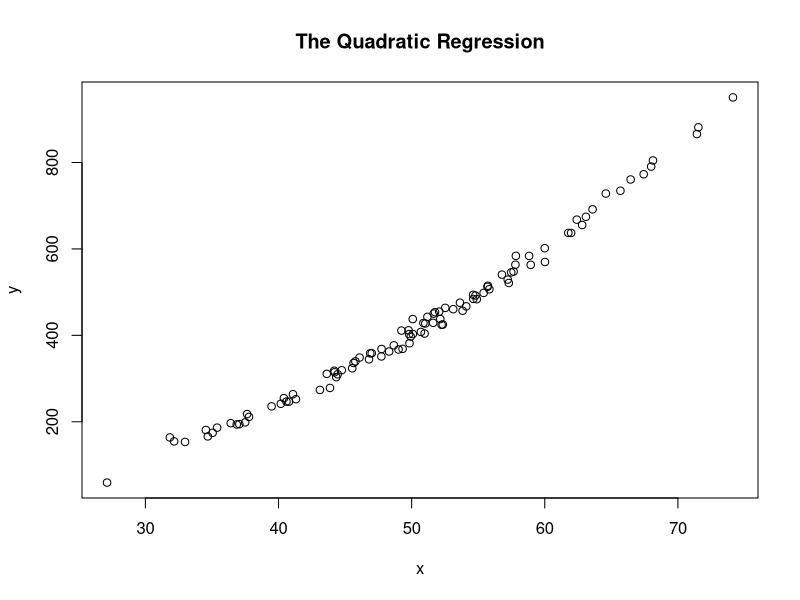

The R source for this figure: (Note: this script raises an error after producing the figure.)
## ---- chunk 1


#Create a quadratic regression
stde <- 14
x <- rnorm(100, m = 50, s = 10)
y <- 0.2 - 02*x + 0.2*x^2 + stde*rnorm(100)
mod1 <- lm (y ~ poly(x, 2))
plot(x, y, main="The Quadratic Regression")
seqx <- plotSeq(x, length.out = 10)
seqy <- predict(mod1, newdata = data.frame(x = seqx))
lines(seqx, seqy, col = "red")
# Notice the bad result when a plotting sequence is
# not used.
plot(x, y, main = "Bad Plot Result")
seqy <- predict(mod1)
lines(x, seqy, col = "green")

